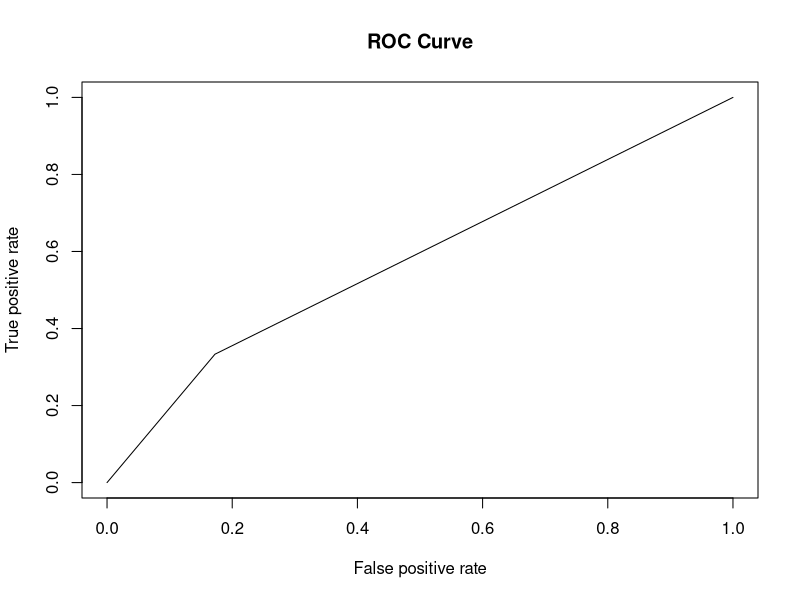
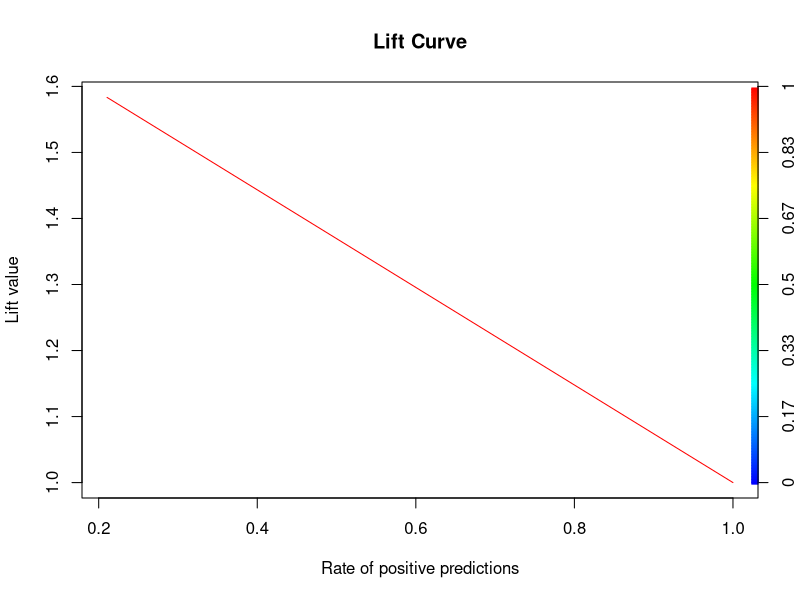

R code for these plots, in order:
####Programming Final Project
##Predicting Best picture nomination for the year 2017

setwd("D:/0. MSBA_Courses/Github/OscarNominationPrediction-master/3 Logistic Regression code")

#Reading the training, validation & testing dataset
movie_train<-read.csv("movie_train.csv", header=TRUE)
movie_val<-read.csv("movie_val.csv",header=TRUE)
movie_test<-read.csv("movie_test.csv", header=TRUE)

#The movies being nominated should have a minimum duration of 40 minutes
#so checking if there are any movies which doesnt satisfy our condition
length(movie_train[movie_train$duration<=40,])
length(movie_val[movie_val$duration<=40,])
length(movie_test[movie_test$duration<=40,])
#we see that none of the movies have duration less than 40

#we see that budget value is null for many of the variables and 
#after analyzing the train data set we come to a conclusion that budget is around 50% of the gross value 

length(movie_train$budget[is.na(movie_train$budget)])
#there are no observations without the budget value

#if we have missing data for budget, we replace the missing budget values with 50% of the gross value 
movie_train$budget[is.na(movie_train$budget)] <- movie_train$gross[is.na(movie_train$budget)]*0.50

#now checking if there are any missing budget values in the validation data
length(movie_val$budget[is.na(movie_val$budget)])

#Similarly applying the strategy for the test dataset
length(movie_test$budget[is.na(movie_test$budget)])

#there are 6 observations without the budget value

#now replacing the missing budget values with 60% of the gross value in the test set
movie_test$budget[is.na(movie_test$budget)]<- movie_test$gross[is.na(movie_test$budget)]*0.6

# now looking at the data
movie_train
str(movie_train)

movie_val
str(movie_val)

movie_test
str(movie_test)

#we need to convert the nominated column to categorical
movie_train$nominated<- as.factor(movie_train$nominated)
str(movie_train)

## performing stepwise regression
library(MASS)
model<-glm(nominated~duration+gross+budget+facebook_likes+average_rating+sentiment_score,family=binomial(link='logit'),data=movie_train)
stepwise_reg<-stepAIC(model,direction="both")
stepwise_reg$anova

#now we need to build the logistic regression

model<- glm(nominated~duration+gross+budget+facebook_likes+average_rating,family=binomial(link='logit'),data=movie_train)
summary(model)


### performing SLR
model<- glm(nominated~duration,family=binomial(link='logit'),data=movie_train)
summary(model)

model<- glm(nominated~gross,family=binomial(link='logit'),data=movie_train)
summary(model)


model<- glm(nominated~budget,family=binomial(link='logit'),data=movie_train)
summary(model)


model<- glm(nominated~facebook_likes,family=binomial(link='logit'),data=movie_train)
summary(model)

model<- glm(nominated~average_rating,family=binomial(link='logit'),data=movie_train)
summary(model)


model<- glm(nominated~sentiment_score,family=binomial(link='logit'),data=movie_train)
summary(model)

#anova(model,test = "Chisq")

#checking the R2 value for the Logistic Regression
library(pscl)
pR2(model)

#now predicting the nominations for validation data and finding the missclassification rate

library(ROCR)
new_nominations<-predict(model,newdata = movie_val,type = "response")
#fixed_nominations<-ifelse(new_nominations>=0.5,1,0)
#table(fixed_nominations)
#if there are less than 8 movies with probability greater than 0.5 then we choose the top 8 movies with highest probability 
ordered_nomination<- order(-new_nominations)
fixed_nominations=ifelse(new_nominations>0,0,1)
for (i in ordered_nomination[1:8]){
fixed_nominations[i]=1  
} 
table(fixed_nominations)
movie_val$Predictions<-fixed_nominations

confusion_matrix<-table(movie_val$Predictions,movie_val$nominated)
confusion_matrix

misclass_rate<-mean(movie_val$Predictions!=movie_val$nominated)
misclass_rate


#now plotting the roc curve and finding the area under the curve (AUC)

library(ROCR)
pred<-prediction(fixed_nominations,movie_val$nominated)
roc<-performance(pred,measure="tpr",x.measure="fpr")
plot(roc,main="ROC Curve")

#Now finding the AUC value
auc<- performance(pred,measure='auc')
auc@y.values[[1]]

#now plotting the lift curve
lift_curve<-performance(pred,"lift","rpp")
plot(lift_curve,main="Lift Curve",colorize=TRUE)
#the output of lift curve means that the chance of the
#movie being nominated is 2 times higher if we selected a movie from top 20% of the predicted probabilities  


#finding the movies which are nominated for the best picture for the year 2017
new_nominations_test<-predict(model,newdata = movie_test,type = "response")

#ordering the nomination predictions in descending order
ordered_nomination_test<-order(-new_nominations_test)
movie_test$nomination_prob<- new_nominations_test

#Assigning 0(Not Nominated) to all the movies at first 
fixed_nominations_test<-ifelse(new_nominations_test>=0,0,1)

#Now assigning 1(Nominated) to the Top 8 movies with highest probability of being nominated
for (i in ordered_nomination_test[1:8]){
  fixed_nominations_test[i]=1
}
table(fixed_nominations_test)

#Storing the predicted nominations in our actual test dataset
movie_test$Predictions<-fixed_nominations_test
str(movie_test)

#now listing the movies which our model thinks are going to be nominated
nomination_predicted<-movie_test[movie_test$Predictions==1,]

#Printing the list of movies which are predicted to be nominated for the best picture award
nomination_predicted$movie_name[order(-nomination_predicted$nomination_prob)]
